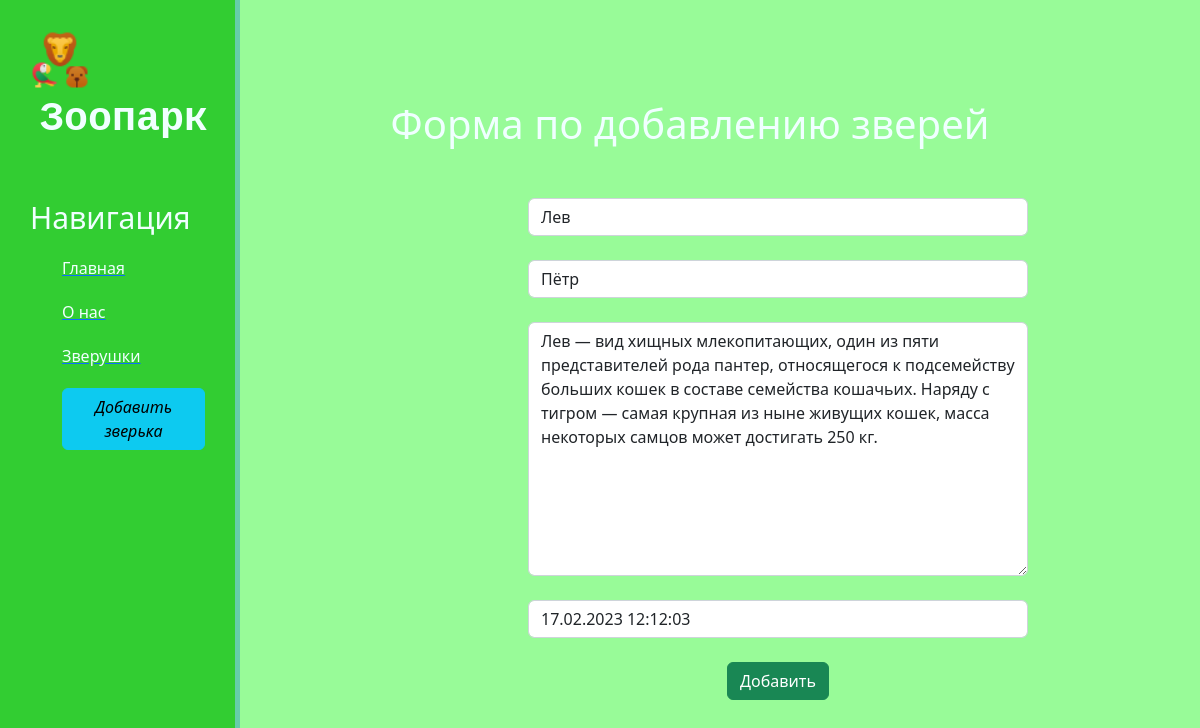
The page /news/2/update on the database its author committed.
### news/models.py (models this page shows, shortened)
class Articles(models.Model):
    kind = models.CharField('Вид животного', max_length=50)
    name = models.CharField('Имя', max_length=250)
    full_text = models.TextField('Описание')
    date = models.DateTimeField('Дата публикации')
    img = models.ImageField(upload_to='%Y/%m/%d', verbose_name='Фотография')
    class Meta:
        verbose_name='Зверь'
        verbose_name_plural = 'Зверушки'

### news/views.py (the view)
# urls.py: path('<int:pk>/update', views.NewsUpdateView.as_view(), name='news-update'),
class NewsUpdateView(UpdateView):
    model = Articles
    template_name = 'news/create.html'
    form_class = ArticlesForm

### news/forms.py
class ArticlesForm (ModelForm):
    class Meta:
        model=Articles
        fields = ['kind', 'name', 'full_text', 'date']
        widgets = {
            "kind": TextInput(attrs={
                'class': 'form-control',
                'placeholder': 'Название зверя'
            }),
            "name": TextInput(attrs={
                'class': 'form-control',
                'placeholder': 'Имя зверя'
            }),
            "date": DateTimeInput(attrs={
                'class': 'form-control',
                 'placeholder': 'Дата публикации'
            }),
            "full_text": Textarea(attrs={
                'class': 'form-control',
                'placeholder': 'Информация о зверьке'
            })
        }

### news/templates/news/create.html (shortened to what this page needs)
{% extends 'main/wer.html' %}
{% block content %}
    <div class="features">
        <h1>Форма по добавлению зверей</h1>
        <form method="post" >
            {{form.kind}}<br>
            {{form.name}}<br>
            {{form.full_text}}<br>
            {{form.date}}<br>
            <button class="btn btn-success" type="submit">Добавить</button>
        </form>
    </div>
{% endblock %}

### main/static/main/css/main.css (style rules this page uses)
body { background: #98FB98; }
main .features { float: left; color: azure; margin-top: 100px; text-align: center; width: 75%; }
form { margin-left: 32%; width: 500px; margin-top: 50px; }

### rows shown on the page
Articles: kind "Лев", name "Пётр", full_text "Лев — вид хищных млекопитающих, один из пяти представителей рода пантер, относящегося к подсемейству больших кошек в составе семейства кошачьих. Наряду с тигром — самая крупная из ныне живущих кошек, масса некоторых самцов может достигать 250 кг.", date "17.02.2023 12:12:03"
